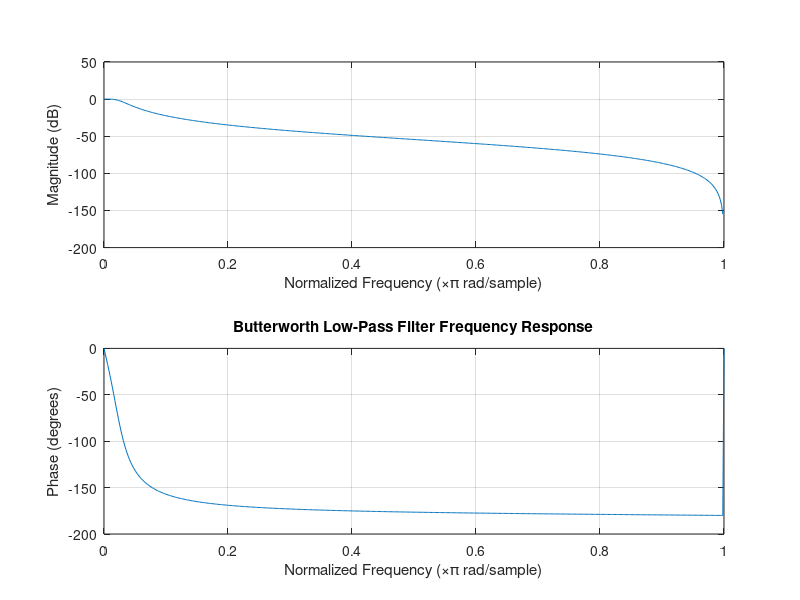

MATLAB code for this plot: (Note: this script raises an error after producing the figure.)
a = 2;

%1a

% Define filter specifications
passband_ripple = 2;  % Passband ripple in dB
stopband_ripple = 40;   % Stopband ripple in dB
cutoff_frequency = 10; % Cutoff frequency in Hz
sampling_frequency = 720; % Sampling frequency in Hz

% Calculate normalized cutoff frequency
Wn = (2 * cutoff_frequency) / sampling_frequency;

% Calculate filter order (round up to the nearest integer)
delta1 = 10^(-passband_ripple / 20);
delta2 = 10^(-stopband_ripple / 20);
N = ceil(log((1 / delta1^2 - 1) / (1 / delta2^2 - 1)) / (2 * log(Wn)));

% Design the Butterworth filter
[b, a] = butter(N, Wn, 'low');

% Plot the frequency response
freqz(b, a)
title('Butterworth Low-Pass Filter Frequency Response')
figure;

%1b

Fs = 720;
Ts = 1/Fs;
H = tf(b, a, Ts);
Hc = d2c(H);
h = pzplot(Hc);
grid on
figure;

%1c
bode(Hc);
figure;

stepz(b, a);
title('Step Response');
figure;

impz(b, a);
title('Impulse Response');